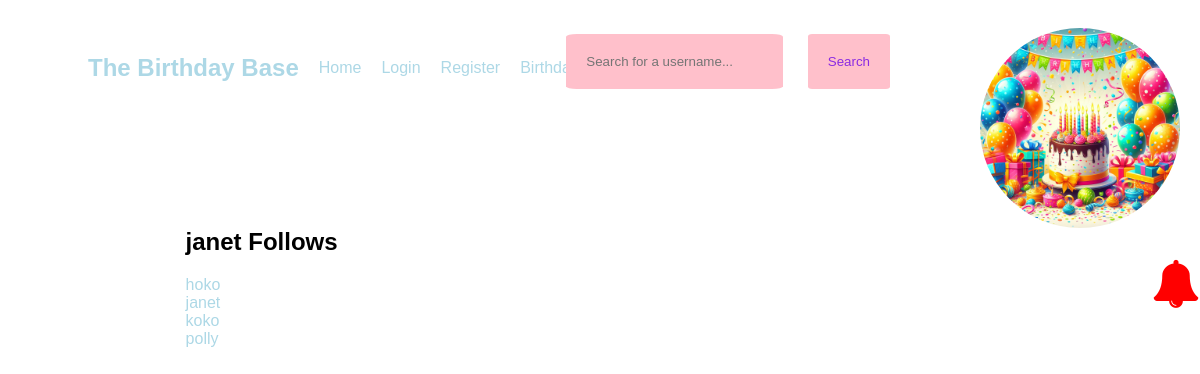
Before: /following/janet with the older database file.
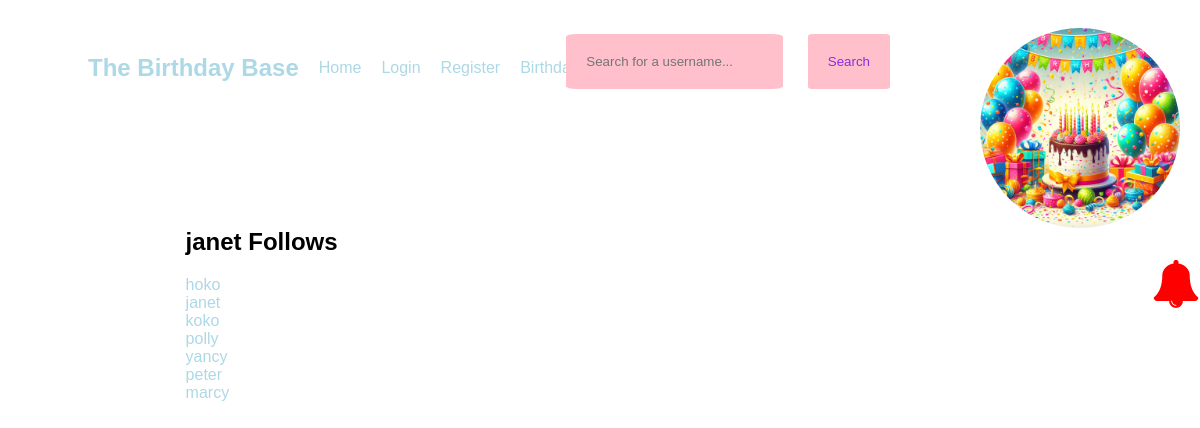
After: the same page with the newer database file.
### app.py (models this page shows, shortened)
class Follow(db.Model):
    follower_id = db.Column(db.Integer, db.ForeignKey("user.id"), primary_key=True)
    followed_id = db.Column(db.Integer, db.ForeignKey("user.id"), primary_key=True)
    timestamp = db.Column(db.DateTime, default=datetime.now())

class User(db.Model, UserMixin):
    id = db.Column(db.Integer, primary_key=True)
    username = db.Column(db.String(20), nullable=False, unique=True)
    password = db.Column(db.String(80), nullable=False)
    first_name = db.Column(db.String(20), nullable=False)
    last_name = db.Column(db.String(80), nullable=True)
    birthday = db.Column(db.Date, nullable=False)
    profile_pic = db.Column(db.String(), default="default.jpg")
    followed = db.relationship(
        "Follow",
        foreign_keys=[Follow.follower_id],
        backref=db.backref("follower", lazy="joined"),
        lazy="dynamic",
        cascade="all, delete-orphan",
    )
    followers = db.relationship(
        "Follow",
        foreign_keys=[Follow.followed_id],
        backref=db.backref("followed", lazy="joined"),
        lazy="dynamic",
        cascade="all, delete-orphan",
    )
    postsender = db.relationship(
        "Post",
        backref=backref("postsender", uselist=False),
        foreign_keys=[Post.sender],
        lazy=True,
    )

### app.py (the view)
@app.route("/following/<username>")
def following(username):
    user = User.query.filter_by(username=username).first_or_404()
    following = Follow.query.filter_by(follower_id=user.id).all()
    return render_template("following.html", following=following, user=user)

### app.py (called while the page is built)
@app.context_processor
def base():
    def notifbday():
        print('test')
        if current_user.is_authenticated:
            print('test')
            user_id = flask_login.current_user.id
            today = datetime.now()
            one_month_later = today + relativedelta(months=1)
            print(one_month_later)
            one_month_before = today - relativedelta(months=12)
            birthdays_in_last_month = User.query.join(
                Follow, User.id == Follow.followed_id
            ).filter(
                (func.extract('month', User.birthday) >= today.month),
            (func.extract('month', User.birthday) <= one_month_later.month)).all()
            print(birthdays_in_last_month)
            return birthdays_in_last_month
        else:
            print('user is not logged in')
    return dict(notif=notifbday)

### templates/following.html
{% extends 'base.html' %} {% block content %}
<section>
    <h1>
        {{user.username }} Follows
    </h1>
    {% for f in following %}
    <a href="{{ url_for('profile', username=f.followed.username) }}">
        {{ f.followed.username }}
      </a><br>
    {% endfor %}
</section>
{% endblock %}

Changed rows visible on the page:
added Follow: followed.username "yancy"
added Follow: followed.username "peter"
added Follow: followed.username "marcy"
